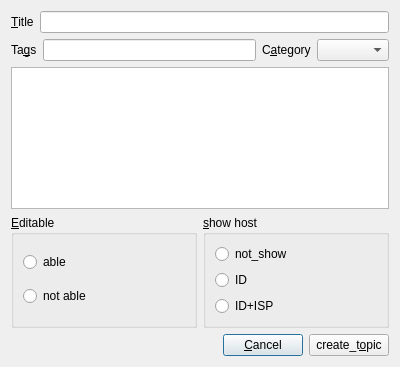
<?xml version="1.0" encoding="UTF-8"?>
<ui version="4.0">
 <class>new_Topic</class>
 <widget class="QDialog" name="new_Topic">
  <property name="geometry">
   <rect>
    <x>0</x>
    <y>0</y>
    <width>400</width>
    <height>367</height>
   </rect>
  </property>
  <property name="windowTitle">
   <string>Dialog</string>
  </property>
  <layout class="QGridLayout" name="gridLayout_3">
   <item row="0" column="0" colspan="3">
    <layout class="QHBoxLayout" name="horizontalLayout_2">
     <item>
      <widget class="QLabel" name="label">
       <property name="text">
        <string>&amp;Title</string>
       </property>
       <property name="buddy">
        <cstring>title</cstring>
       </property>
      </widget>
     </item>
     <item>
      <widget class="QLineEdit" name="title"/>
     </item>
    </layout>
   </item>
   <item row="1" column="0" colspan="3">
    <layout class="QHBoxLayout" name="horizontalLayout_3">
     <item>
      <widget class="QLabel" name="label_2">
       <property name="text">
        <string>Ta&amp;gs</string>
       </property>
       <property name="buddy">
        <cstring>tag</cstring>
       </property>
      </widget>
     </item>
     <item>
      <widget class="QLineEdit" name="tag"/>
     </item>
     <item>
      <widget class="QLabel" name="label_3">
       <property name="text">
        <string>C&amp;ategory</string>
       </property>
       <property name="buddy">
        <cstring>category</cstring>
       </property>
      </widget>
     </item>
     <item>
      <widget class="QComboBox" name="category"/>
     </item>
    </layout>
   </item>
   <item row="2" column="0" colspan="3">
    <widget class="QTextEdit" name="text"/>
   </item>
   <item row="3" column="0" colspan="3">
    <layout class="QHBoxLayout" name="horizontalLayout">
     <item>
      <widget class="QGroupBox" name="editable">
       <property name="title">
        <string>&amp;Editable</string>
       </property>
       <layout class="QGridLayout" name="gridLayout">
        <item row="0" column="0">
         <widget class="QRadioButton" name="able">
          <property name="text">
           <string>able</string>
          </property>
         </widget>
        </item>
        <item row="1" column="0">
         <widget class="QRadioButton" name="not_able">
          <property name="text">
           <string>not able</string>
          </property>
         </widget>
        </item>
       </layout>
      </widget>
     </item>
     <item>
      <widget class="QGroupBox" name="show_host">
       <property name="title">
        <string>&amp;show host</string>
       </property>
       <layout class="QGridLayout" name="gridLayout_2">
        <item row="0" column="0">
         <widget class="QRadioButton" name="not_show">
          <property name="text">
           <string>not_show</string>
          </property>
         </widget>
        </item>
        <item row="1" column="0">
         <widget class="QRadioButton" name="id">
          <property name="text">
           <string>ID</string>
          </property>
         </widget>
        </item>
        <item row="2" column="0">
         <widget class="QRadioButton" name="id_and_isp">
          <property name="text">
           <string>ID+ISP</string>
          </property>
         </widget>
        </item>
       </layout>
      </widget>
     </item>
    </layout>
   </item>
   <item row="4" column="0">
    <spacer name="horizontalSpacer">
     <property name="orientation">
      <enum>Qt::Horizontal</enum>
     </property>
     <property name="sizeHint" stdset="0">
      <size>
       <width>194</width>
       <height>20</height>
      </size>
     </property>
    </spacer>
   </item>
   <item row="4" column="1">
    <widget class="QPushButton" name="cancel">
     <property name="text">
      <string>&amp;Cancel</string>
     </property>
    </widget>
   </item>
   <item row="4" column="2">
    <widget class="QPushButton" name="create_topic">
     <property name="text">
      <string>create_t&amp;opic</string>
     </property>
    </widget>
   </item>
  </layout>
 </widget>
 <resources/>
 <connections/>
</ui>
